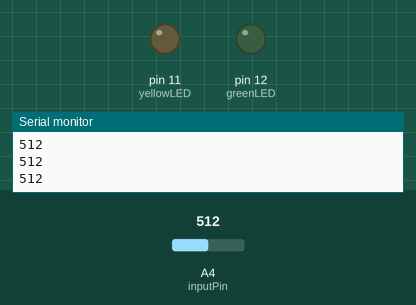
This sketch was run on a simulated Arduino Uno, built with avr-gcc and run on an emulated ATmega328P. Shown: output pins drawn as LEDs (lit = HIGH), the last lines printed to the serial monitor. Inputs (shaded band) come from the test bench; at power-on: A4 (inputPin) = 512.

Above: at 1.3 s.
1.4 s: A4 (inputPin) set to 409
2.9 s: A4 (inputPin) set to 394
At 4.2 s:
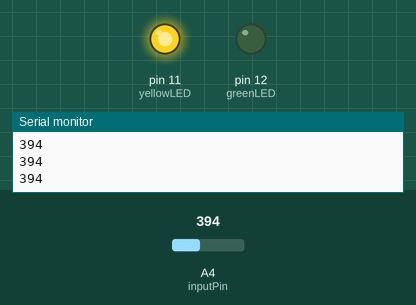
4.5 s: A4 (inputPin) set to 306
At 5.6 s:
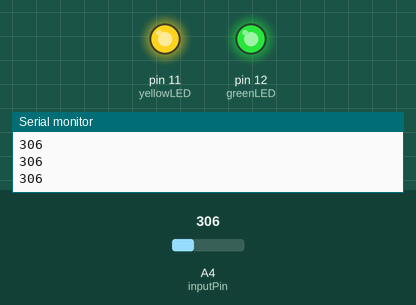
6.0 s: A4 (inputPin) set to 405
At 6.7 s:
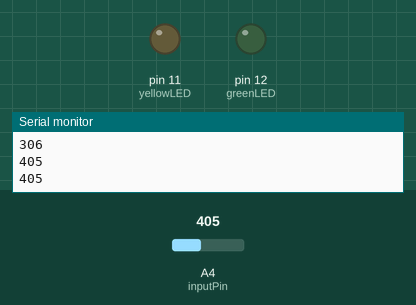
7.5 s: A4 (inputPin) set to 385
At 7.9 s:
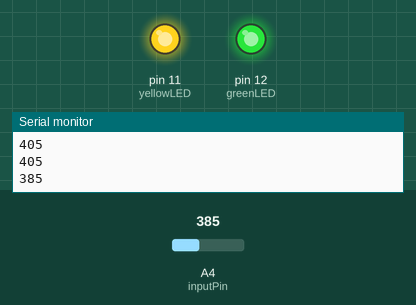
Timing chart, 0 to 10.0 s (numbered marks = the images above; inputs shaded):
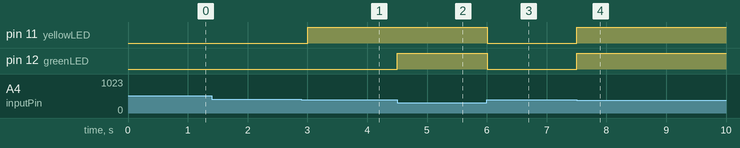

Measured:
- the behaviour switches between 395 and 394 on A4 (inputPin) (found by bisection; images 0 and 1)
- after the input at 2.9 s, pin 11 (yellowLED): LOW → HIGH after 0.10 s
- after the input at 4.5 s, pin 12 (greenLED): LOW → HIGH at once
- after the input at 6.0 s, pin 11 (yellowLED), pin 12 (greenLED): HIGH → LOW at once
- after the input at 7.5 s, pin 11 (yellowLED), pin 12 (greenLED): LOW → HIGH at once

The sketch:

analogInput.ino
```cpp
int inputPin = 4;
int greenLED = 12;
int yellowLED = 11;
int value;

void setup() {
  analogReference(DEFAULT);
  pinMode(greenLED,OUTPUT);
  pinMode(yellowLED,OUTPUT);
  Serial.begin(9600);
}

void loop() {
  value = analogRead(inputPin);
  Serial.println(value);

  value = constrain(value, 350, 420);
  int brightness = map(value,350, 420, 255, 0);

  //PWM

  analogWrite(greenLED, brightness);

  //discrete values

  if(value < 395){
    digitalWrite(yellowLED,HIGH);
  }
  else {
     digitalWrite(yellowLED,LOW);
  }

  delay(500);
}
```
